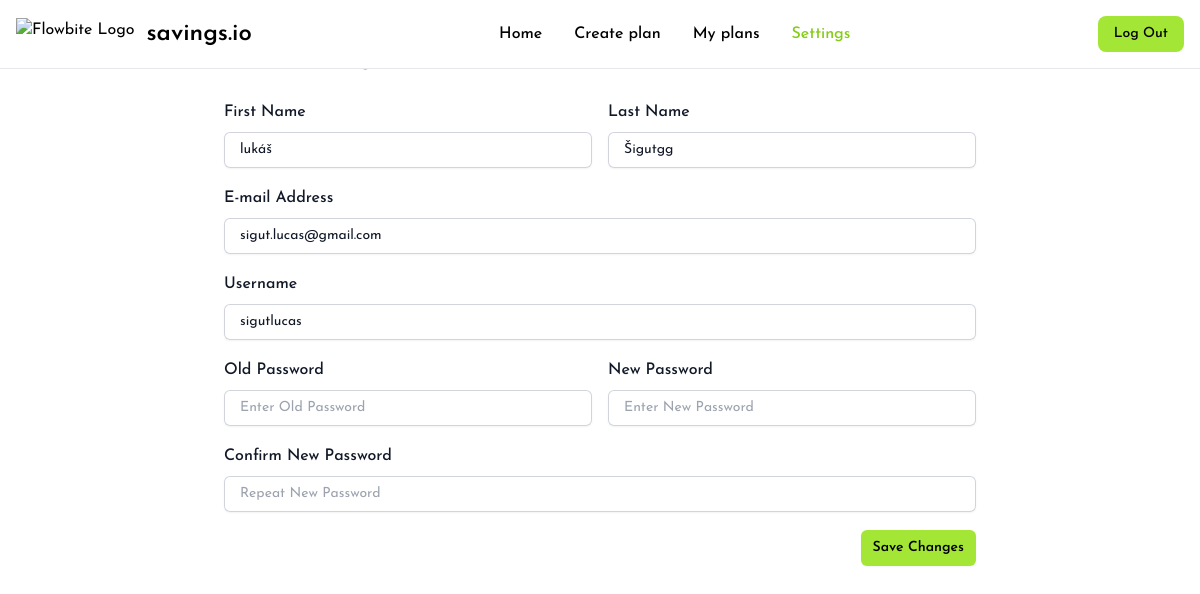
Screenshot of /settings (signed in) with the database file from the repository.
### tables this page shows
CREATE TABLE user(
    id INTEGER PRIMARY KEY AUTOINCREMENT,
    name TEXT NOT NULL,
    surname TEXT NOT NULL,
    email TEXT NOT NULL,
    username TEXT UNIQUE NOT NULL,
    password TEXT NOT NULL
);

### flaskr/main.py (the view, shortened to what this page needs)
@bp.route('/settings', methods=['POST', 'GET'])
@login_required
def settings():
    db = get_db()
    users = db.execute('SELECT * FROM user WHERE id = ?', (g.user['id'],)).fetchall()
    pw = db.execute('SELECT password FROM user WHERE id = ?', (g.user['id'],)).fetchone()
    return render_template('dashboard/settings.html', users=users)

### flaskr/auth.py (called while the page is built)
@bp.before_app_request
def load_logged_in_user():
    user_id = session.get('user_id')
    if user_id is None:
        g.user = None
    else:
        g.user = get_db().execute(
            'SELECT * FROM user WHERE id = ?', (user_id,)
        ).fetchone()

def login_required(view):
    @functools.wraps(view)
    def wrapped_view(**kwargs):
        if g.user is None:
            return redirect(url_for('auth.login'))
        return view(**kwargs)
    return wrapped_view

### flaskr/db.py (called while the page is built)
def get_db():
    if 'db' not in g:
        g.db = sqlite3.connect(
            current_app.config['DATABASE'],
            detect_types=sqlite3.PARSE_DECLTYPES
        )
        g.db.row_factory = sqlite3.Row
    return g.db

### flaskr/templates/dashboard/settings.html
{% extends 'base.html' %}
{% block content %}
 {% for user in users %}
 <form method="GET" class="mt-10 pl-4 pr-4 flex flex-col w-full md:w-3/4 mx-auto" style="max-width: 800px; height: 100vh;">
    <h2 class="text-left text-2xl font-bold leading-9 tracking-tight text-gray-900">Profile Settings</h2>
    <div class="flex flex-col md:flex-row flex-wrap mt-4">
        <div class="w-full md:w-1/2 flex flex-col justify-start p-2 bg-white">
            <label for="firstname" class="mb-2 text-base font-medium text-gray-900 dark:text-black">First Name</label>
            <input required name="firstname" id="firstname" value="{{ dict(user)['name'] }}" placeholder="Enter First Name" class="set block w-full rounded-md border-0 py-1.5 px-4 text-gray-900 shadow-sm ring-1 ring-inset ring-gray-300 placeholder:text-gray-400 sm:text-sm sm:leading-6">
            <p class="message firstname"></p>
        </div>
        <div class="w-full md:w-1/2 flex flex-col justify-start p-2 bg-white">
            <label for="lastname" class="mb-2 text-base font-medium text-gray-900 dark:text-black">Last Name</label>
            <input required name="lastname" id="lastname" value="{{ dict(user)['surname'] }}" placeholder="Enter Last Name" class="set block w-full rounded-md border-0 py-1.5 px-4 text-gray-900 shadow-sm ring-1 ring-inset ring-gray-300 placeholder:text-gray-400 sm:text-sm sm:leading-6">
            <p class="message lastname"></p>
        </div>
    </div>
    <div class="flex flex-col">
        <div class="w-full flex flex-col justify-start p-2 bg-white">
            <label for="email" class="mb-2 text-base font-medium text-gray-900 dark:text-black">E-mail Address</label>
            <input required name="email" id="email" value="{{ dict(user)['email'] }}" placeholder="Enter E-mail Address" class="set block w-full rounded-md border-0 py-1.5 px-4 text-gray-900 shadow-sm ring-1 ring-inset ring-gray-300 placeholder:text-gray-400 sm:text-sm sm:leading-6">
            <p class="message email"></p>
        </div>
        <div class="w-full flex flex-col justify-start p-2 bg-white">
            <label for="username" class="mb-2 text-base font-medium text-gray-900 dark:text-black">Username</label>
            <input required name="username" id="username" value="{{ dict(user)['username'] }}" placeholder="Enter Username" class="set block w-full rounded-md border-0 py-1.5 px-4 text-gray-900 shadow-sm ring-1 ring-inset ring-gray-300 placeholder:text-gray-400 sm:text-sm sm:leading-6">
            <p class="message username"></p>
        </div>
    </div>
    <div class="flex flex-col md:flex-row flex-wrap">
        <div class="w-full md:w-1/2 flex flex-col justify-start p-2 bg-white">
            <label for="oldpassword" class="mb-2 text-base font-medium text-gray-900 dark:text-black">Old Password</label>
            <input type="password" name="oldpassword" id="oldpassword" placeholder="Enter Old Password" class="set block w-full rounded-md border-0 py-1.5 px-4 text-gray-900 shadow-sm ring-1 ring-inset ring-gray-300 placeholder:text-gray-400 sm:text-sm sm:leading-6">
            <p class="message password"></p>
        </div>
        <div class="w-full md:w-1/2 flex flex-col justify-start p-2 bg-white">
            <label for="newpassword" class="mb-2 text-base font-medium text-gray-900 dark:text-black">New Password</label>
            <input name="newpassword" type="password" id="newpassword" placeholder="Enter New Password" class="set block w-full rounded-md border-0 py-1.5 px-4 text-gray-900 shadow-sm ring-1 ring-inset ring-gray-300 placeholder:text-gray-400 sm:text-sm sm:leading-6">
            <p class="message new_password"></p>
        </div>
    </div>
    <div class="flex flex-col">
        <div class="w-full flex flex-col justify-start p-2 bg-white">
            <label for="newpasswordcheck" class="mb-2 text-base font-medium text-gray-900 dark:text-black">Confirm New Password</label>
            <input name="newpasswordcheck" type="password" id="newpasswordcheck" placeholder="Repeat New Password" class="set block w-full rounded-md border-0 py-1.5 px-4 text-gray-900 shadow-sm ring-1 ring-inset ring-gray-300 placeholder:text-gray-400 sm:text-sm sm:leading-6">
            <p class="message new_password_check"></p>
        </div>
    </div>
    <div class="p-2 sm:flex sm:flex-row-reverse justify-between">
        <button type="button" name="action" value="change" class="change save mt-3 inline-flex w-full rounded-md bg-lime-400 px-3 py-2 text-sm font-semibold text-black shadow-sm hover:bg-lime-500 sm:ml-3 sm:mt-0 sm:w-auto">Save Changes</button>
        <p class="message success"></p>
    </div>
</form>
  {% endfor %}
{% endblock %}

### flaskr/static/css/styles.css (style rules this page uses)
p.message { font-size: 14px; color: red; font-weight: bold; padding-left: 2px; padding-top: 2px; }
p.message.success { color: green; }

### rows the page displays
user: firstname "lukáš", lastname "Šigutgg", email "sigut.lucas@gmail.com", username "sigutlucas"
